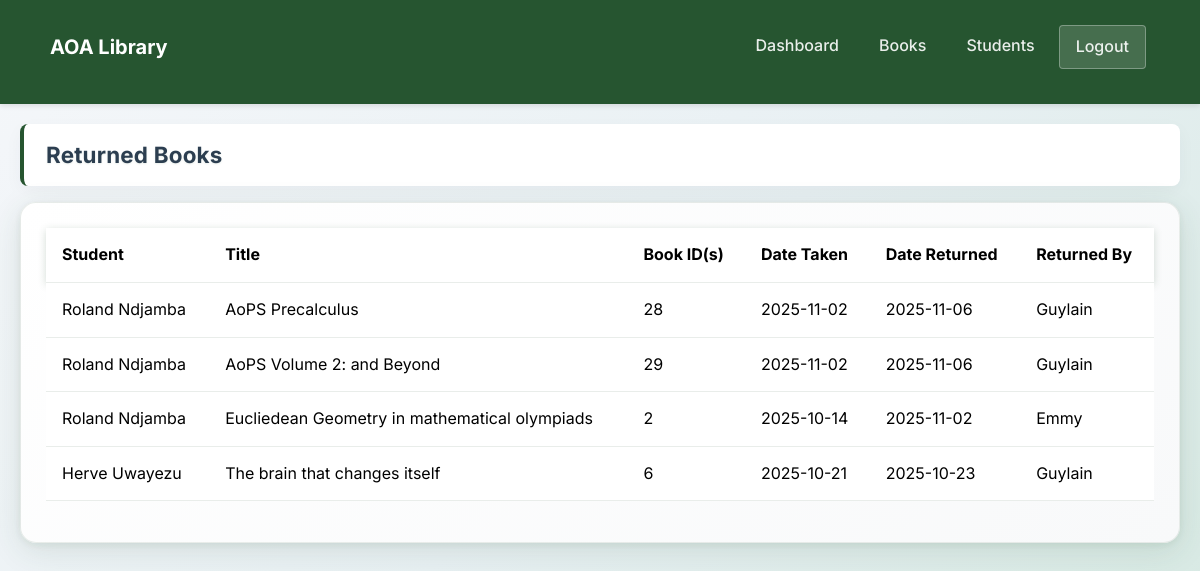
Screenshot of /operations/returns (signed in) with the database file from the repository.
### tables this page shows
CREATE TABLE BookReturnDetail(stdid TEXT, title TEXT, book_id TEXT, issue DATE, returned DATE, returned_by TEXT);

### app.py (the view)
@app.route('/operations/returns')
@login_required
def view_returns():
    get_db()
    cur = get_cursor()
    cur.execute("""
        SELECT l.name AS student,
               d.title,
               GROUP_CONCAT(d.book_id, ', ') AS ids,
               MIN(d.issue) AS issue,
               MAX(d.returned) AS returned,
               MAX(d.returned_by) AS returned_by
        FROM BookReturnDetail d
        JOIN Login l ON l.userid = d.stdid
        GROUP BY l.name, d.title, DATE(d.returned)
        ORDER BY d.returned DESC
    """)
    returns_detail = [dict(row) for row in cur.fetchall()]
    cur.execute("""
        SELECT l.name AS student,
               r.title,
               '(' || CAST(r.copies AS TEXT) || ' copies)' AS ids,
               r.issue,
               r.returned
        FROM BookReturn r
        LEFT JOIN (
          SELECT DISTINCT stdid, title, DATE(returned) AS d
          FROM BookReturnDetail
        ) d ON d.stdid = r.stdid AND d.title = r.title AND d.d = DATE(r.returned)
        JOIN Login l ON l.userid = r.stdid
        WHERE d.stdid IS NULL
        ORDER BY r.returned DESC
    """)
    returns_old = [dict(row) for row in cur.fetchall()]
    return render_template('view_returns.html', returns=returns_detail + returns_old)

### app.py (called while the page is built, shortened)
def get_db():
    global DB_PATH, _db_initialized
    if 'db' not in g:
        if DB_PATH is None:
            DB_PATH = _resolve_db_path()
        g.db = sqlite.connect(DB_PATH)
        g.db.row_factory = sqlite.Row
    return g.db

def get_cursor():
    return get_db().cursor()

def login_required(f):
    @wraps(f)
    def decorated_function(*args, **kwargs):
        if 'admin_logged_in' not in session:
            flash('Please login to access this page', 'error')
            return redirect(url_for('login'))
        return f(*args, **kwargs)
    return decorated_function

### templates/view_returns.html (shortened to what this page needs)
{% extends 'base.html' %}
{% block page_header %}
<div class="page-header d-flex justify-content-between align-items-center mb-3">
    <h3 class="mb-0">Returned Books</h3>
</div>
{% endblock %}
{% block content %}
    <div class="table-container">
        <table class="data-table table">
            <thead>
                <tr>
                    <th>Student</th>
                    <th>Title</th>
                    <th>Book ID(s)</th>
                    <th>Date Taken</th>
                    <th>Date Returned</th>
                    <th>Returned By</th>
                </tr>
            </thead>
            <tbody>
                {% for ret in returns %}
                <tr>
                    <td>{{ ret.student }}</td>
                    <td>{{ ret.title }}</td>
                    <td>{{ ret.ids }}</td>
                    <td>{{ ret.issue }}</td>
                    <td>{{ ret.returned }}</td>
                    <td>{{ ret.returned_by if ret.returned_by else '-' }}</td>
                </tr>
                {% endfor %}
            </tbody>
        </table>
    </div>
{% endblock %}

### static/css/style.css (style rules this page uses)
* { margin: 0; padding: 0; box-sizing: border-box; }
body { font-family: 'Inter', 'Segoe UI', Tahoma, Geneva, Verdana, sans-serif; background: linear-gradient(135deg, #f5f7fa 0%, #e8f0f3 50%, #d4e8e0 100%); background-attachment: fixed; color: var(--text-color, #333); line-height: 1.6; min-height: 100vh; }
:root { --brand: #265530; --accent: #64A772; --muted: #95a5a6; --danger: #C0392B; --bg-color: #f5f5f5; --card-bg: #ffffff; --text-color: #2c3e50; }
.page-header { background: linear-gradient(135deg, #ffffff 0%, #f8f9fa 100%); padding: 15px 25px; border-radius: 12px; box-shadow: 0 4px 20px rgba(38, 85, 48, 0.1), 0 1px 4px rgba(38, 85, 48, 0.06); width: 100%; margin: 0 0 15px 0; border-left: 4px solid #265530; transition: all 0.3s ease; }
.page-header h3 { margin: 0; color: var(--brand); font-weight: 700; letter-spacing: 0.2px; font-size: 1.5rem; text-shadow: 0 1px 2px rgba(38, 85, 48, 0.1); }
.table-container { background: linear-gradient(145deg, #ffffff 0%, #f8f9fa 100%); border-radius: 16px; padding: 25px; box-shadow: 0 8px 32px rgba(38, 85, 48, 0.12), 0 2px 8px rgba(38, 85, 48, 0.08); overflow-x: auto; border: 1px solid rgba(38, 85, 48, 0.1); transition: all 0.3s ease; }
.data-table { width: 100%; border-collapse: collapse; }
.data-table thead { background: linear-gradient(135deg, #265530 0%, #64A772 100%); color: white; box-shadow: 0 2px 8px rgba(38, 85, 48, 0.2); }
.data-table th, .data-table td { padding: 14px 16px; text-align: left; border-bottom: 1px solid rgba(38, 85, 48, 0.1); transition: background-color 0.2s ease; }
.data-table th { font-weight: bold; }
.data-table tbody tr { transition: all 0.2s ease; }
.page-header { background: var(--card-bg); padding: 18px 22px; border-radius: 8px; display: flex; align-items: center; justify-content: space-between; gap: 12px; box-shadow: 0 6px 18px rgba(9,30,66,0.04); }
.page-header h1, .page-header h2, .page-header h3 { margin: 0; color: var(--text-color); font-weight: 700; font-size: 1.4rem; }

### rows the page displays
BookReturnDetail: student "Roland Ndjamba", title "AoPS Precalculus", ids "28", issue "2025-11-02", returned "2025-11-06", returned_by "Guylain"
BookReturnDetail: student "Roland Ndjamba", title "AoPS Volume 2: and Beyond", ids "29", issue "2025-11-02", returned "2025-11-06", returned_by "Guylain"
BookReturnDetail: student "Roland Ndjamba", title "Eucliedean Geometry in mathematical olympiads", ids "2", issue "2025-10-14", returned "2025-11-02", returned_by "Emmy"
BookReturnDetail: student "Herve Uwayezu", title "The brain that changes itself", ids "6", issue "2025-10-21", returned "2025-10-23", returned_by "Guylain"
